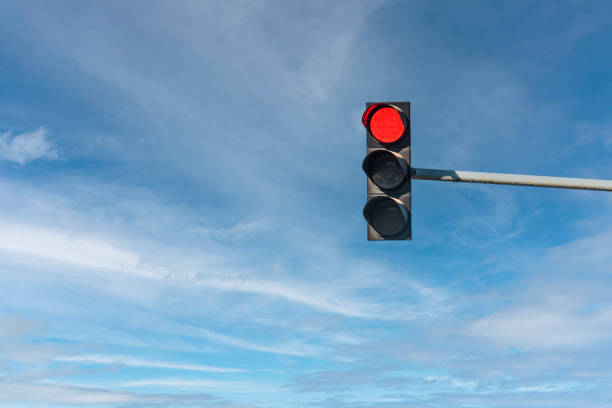
#> input picture YOLO_Detection_Model/images/red.jpg, 612 x 408 px
$ python -i detection_model.py   (imports and definitions only)
#> lines starting #> are read from the running program, lines starting #| are printed output that depends on the picture; after the words box and inside, x2 and y2 are one past the last pixel; in counts of white or black regions, pixels touching at a corner belong together
#> further down, picture is the input picture: shape (408, 612, 3); mean B, G, R 196.1, 160.7, 117.7
import cv2
import numpy as np
from ultralytics import YOLO

# Load the YOLO model (pretrained on COCO, includes traffic light class)
# [1 line that did not run here, left out]

def get_light_state(cropped_img):
    """
    Detects the light color (red, yellow, or green) from a cropped traffic light image.
    Uses HSV color space with brightness filtering to avoid casing influence.
    """

    # Convert to HSV
    hsv = cv2.cvtColor(cropped_img, cv2.COLOR_BGR2HSV)
#> hsv: shape (408, 612, 3); mean H, S, V 103, 106.2, 197.1

    # Define HSV ranges for bright colors
    red_lower1 = np.array([0, 80, 150])
    red_upper1 = np.array([10, 255, 255])
    red_lower2 = np.array([160, 80, 150])
    red_upper2 = np.array([179, 255, 255])

    yellow_lower = np.array([15, 80, 150])
    yellow_upper = np.array([35, 255, 255])

    green_lower = np.array([40, 80, 150])
    green_upper = np.array([90, 255, 255])

    # Create masks
    mask_red = cv2.bitwise_or(cv2.inRange(hsv, red_lower1, red_upper1),
                              cv2.inRange(hsv, red_lower2, red_upper2))
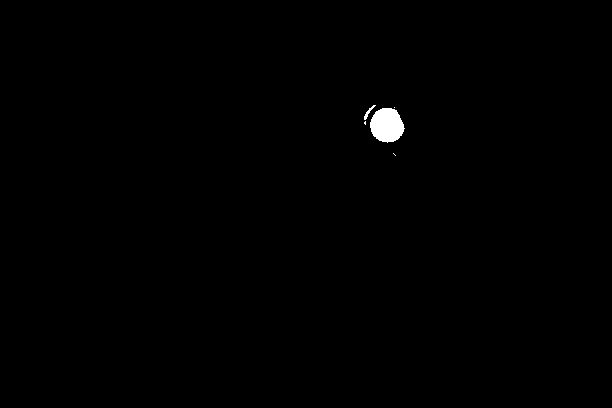
#> mask_red: shape (408, 612); 0.39% white; 5 white regions (3 under 20 px), largest, box (x1, y1, x2, y2) and area: (370, 108, 405, 143) 917, (364, 105, 376, 120) 47
    mask_yellow = cv2.inRange(hsv, yellow_lower, yellow_upper)
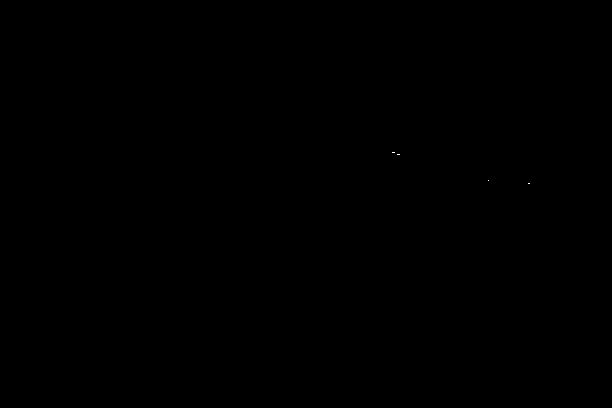
#> mask_yellow: shape (408, 612); 0% white in thin lines or dots, all inside (x1, y1, x2, y2) = (392, 152, 530, 184)
    mask_green = cv2.inRange(hsv, green_lower, green_upper)
#> mask_green: shape (408, 612); every value is 0

    # Focus only on bright circular zones (reduce background/casing noise)
    brightness = cv2.split(hsv)[2]
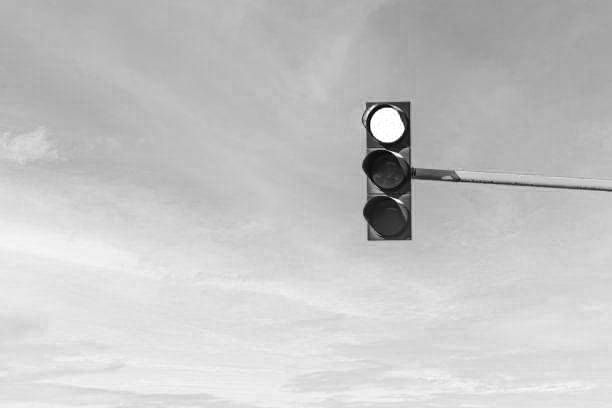
#> brightness: shape (408, 612); min 2, max 255, mean 197.1
    bright_mask = cv2.inRange(brightness, 180, 255)
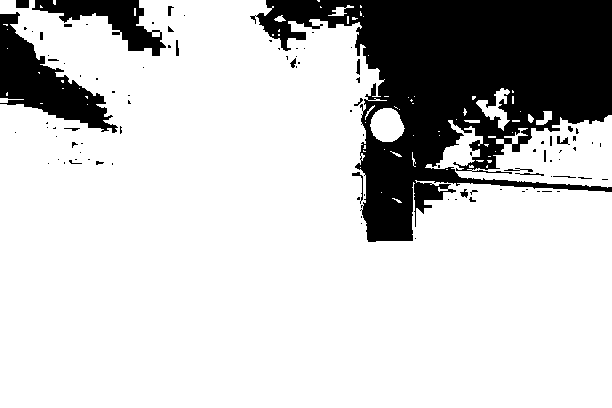
#> bright_mask: shape (408, 612); 79.2% white; 97 black regions (73 under 20 px), largest, box (x1, y1, x2, y2) and area: (250, 0, 612, 242) 42424, (0, 12, 118, 133) 5545, (32, 0, 166, 56) 2821

    mask_red = cv2.bitwise_and(mask_red, bright_mask)
#> mask_red: shape (408, 612); 0.37% white; 4 white regions (2 under 20 px), largest, box (x1, y1, x2, y2) and area: (370, 108, 405, 142) 896, (365, 105, 375, 120) 31
    mask_yellow = cv2.bitwise_and(mask_yellow, bright_mask)
#> mask_yellow: shape (408, 612); 0% white in thin lines or dots, all inside (x1, y1, x2, y2) = (392, 152, 400, 155)
    mask_green = cv2.bitwise_and(mask_green, bright_mask)

    # Count non-zero pixels (intensity of each color)
    red_pixels = cv2.countNonZero(mask_red)
#> red_pixels = 929
    yellow_pixels = cv2.countNonZero(mask_yellow)
#> yellow_pixels = 6
    green_pixels = cv2.countNonZero(mask_green)
#> green_pixels = 0

    # Determine which color dominates
    max_val = max(red_pixels, yellow_pixels, green_pixels)
#> max_val = 929

    if max_val < 30:  # No strong light detected
        return "Unknown"
    elif max_val == red_pixels:
        return "Red Light"
    elif max_val == yellow_pixels:
        return "Yellow Light"
    else:
        return "Green Light"


# [28 lines left out: function detect_traffic_lights, not called in this run]


# Example usage
# [1 line not run here, left out]

>>> import cv2
>>> picture = cv2.imread('images/red.jpg')
>>> result = get_light_state(picture)
#> result = 'Red Light'

$ run again, on YOLO_Detection_Model/images/green-light.jpg
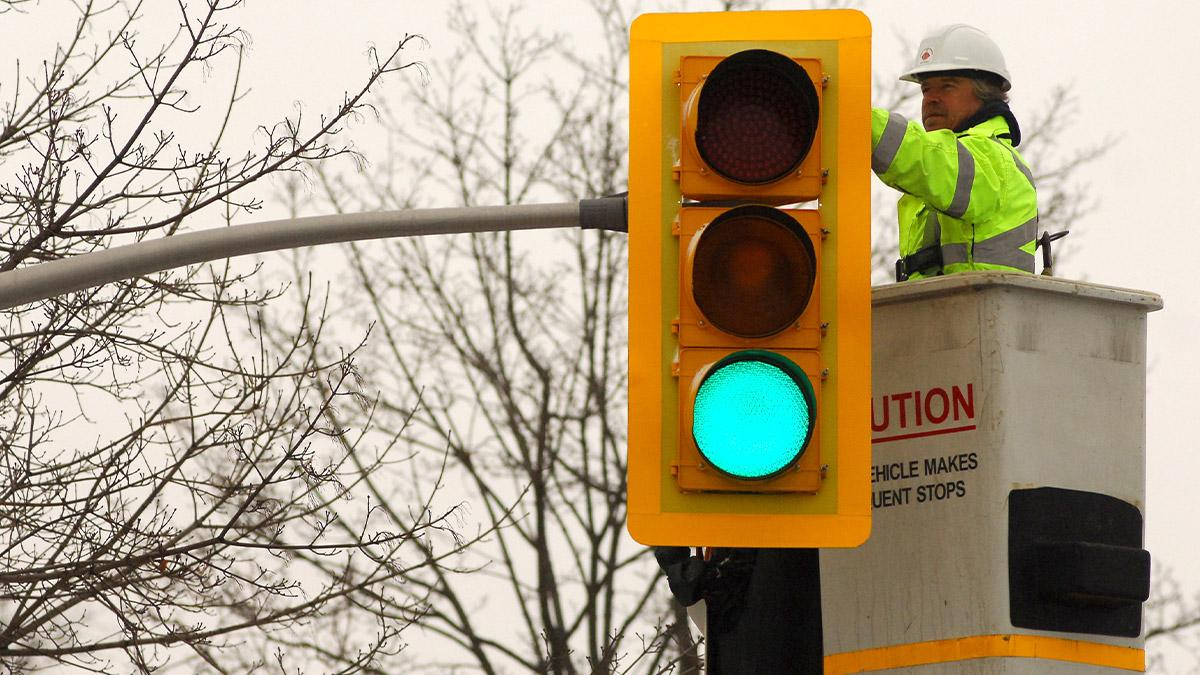
#> input picture YOLO_Detection_Model/images/green-light.jpg, 1200 x 675 px
#> picture is the input picture: shape (675, 1200, 3); mean B, G, R 133.4, 160, 173.7
#> hsv: shape (675, 1200, 3); mean H, S, V 21.3, 76.6, 177.6
#> in get_light_state, `mask_yellow = cv2.inRange(hsv, yellow_lower, yellow_upper)`:
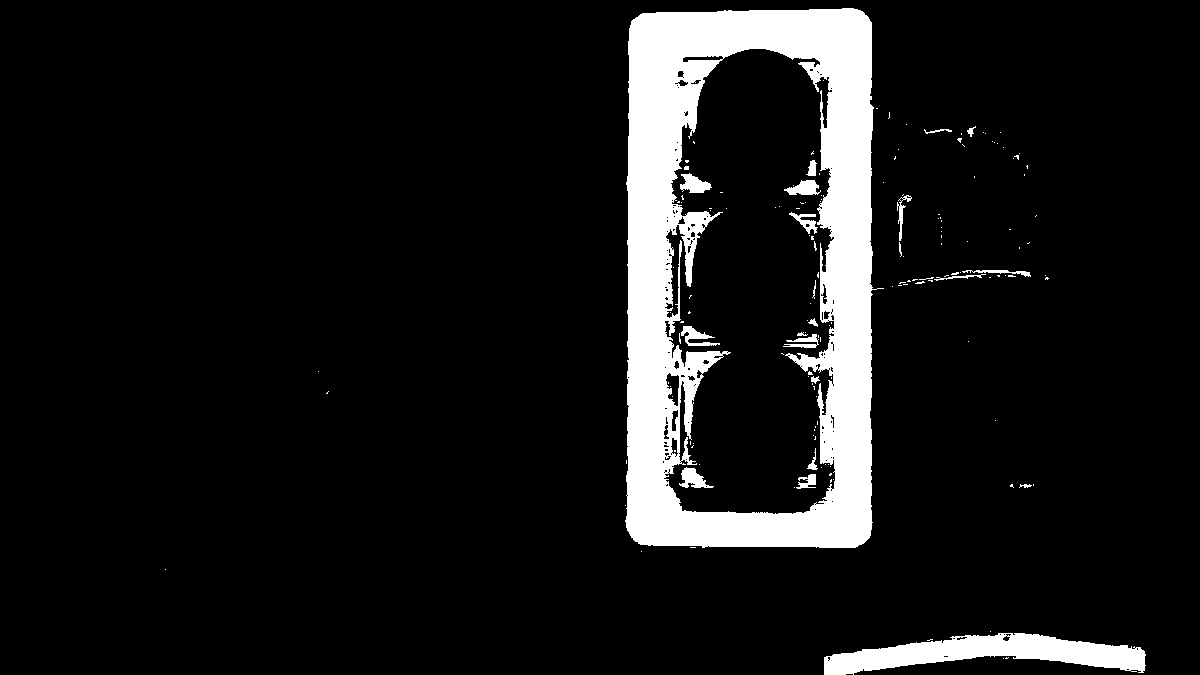
#> mask_yellow: shape (675, 1200); 9.6% white; 159 white regions (137 under 20 px), largest, box (x1, y1, x2, y2) and area: (625, 8, 884, 548) 67123, (824, 633, 1146, 675) 7124, (680, 173, 712, 193) 383
#> bright_mask: shape (675, 1200); 57.7% white; 719 black regions (651 under 20 px), largest, box (x1, y1, x2, y2) and area: (0, 0, 1200, 675) 267769, (660, 49, 838, 515) 65162, (843, 655, 1146, 675) 3780
#> in get_light_state, `mask_green = cv2.bitwise_and(mask_green, bright_mask)`:
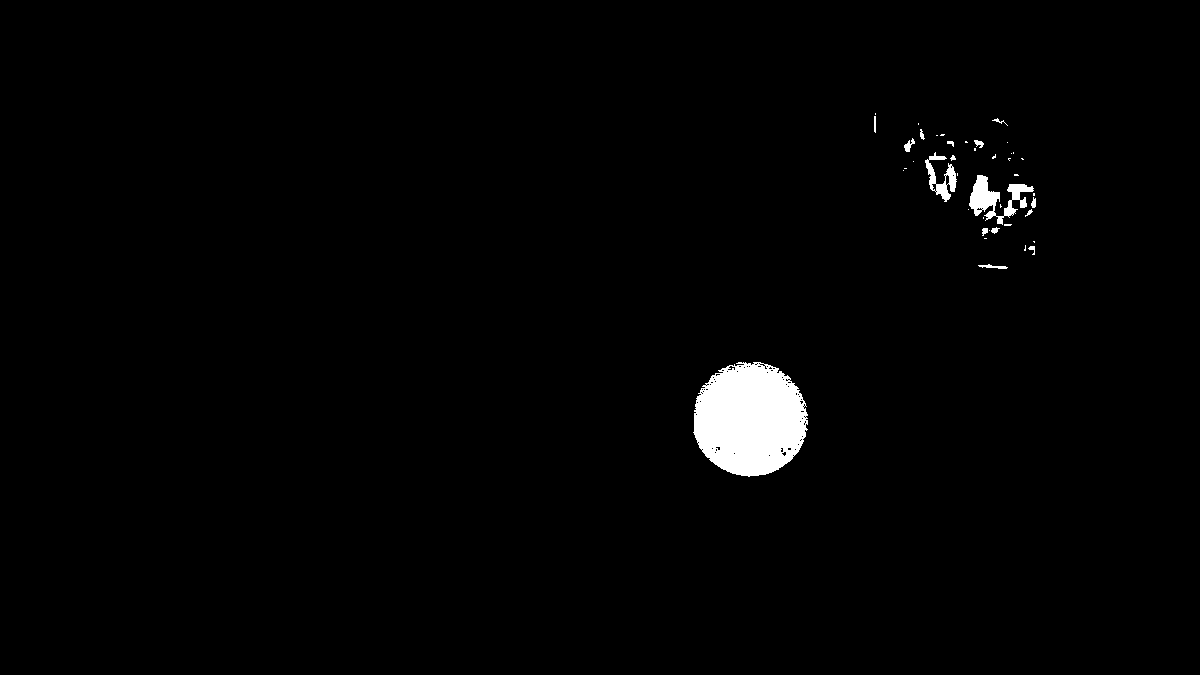
#> mask_green: shape (675, 1200); 1.6% white; 42 white regions (26 under 20 px), largest, box (x1, y1, x2, y2) and area: (693, 362, 808, 477) 10106, (969, 175, 1034, 225) 1253, (925, 152, 957, 202) 610
#> red_pixels = 25
#> yellow_pixels = 59540
#> green_pixels = 12577
#> max_val = 59540
#> result = 'Yellow Light'

$ run again, on YOLO_Detection_Model/images/green.jpg
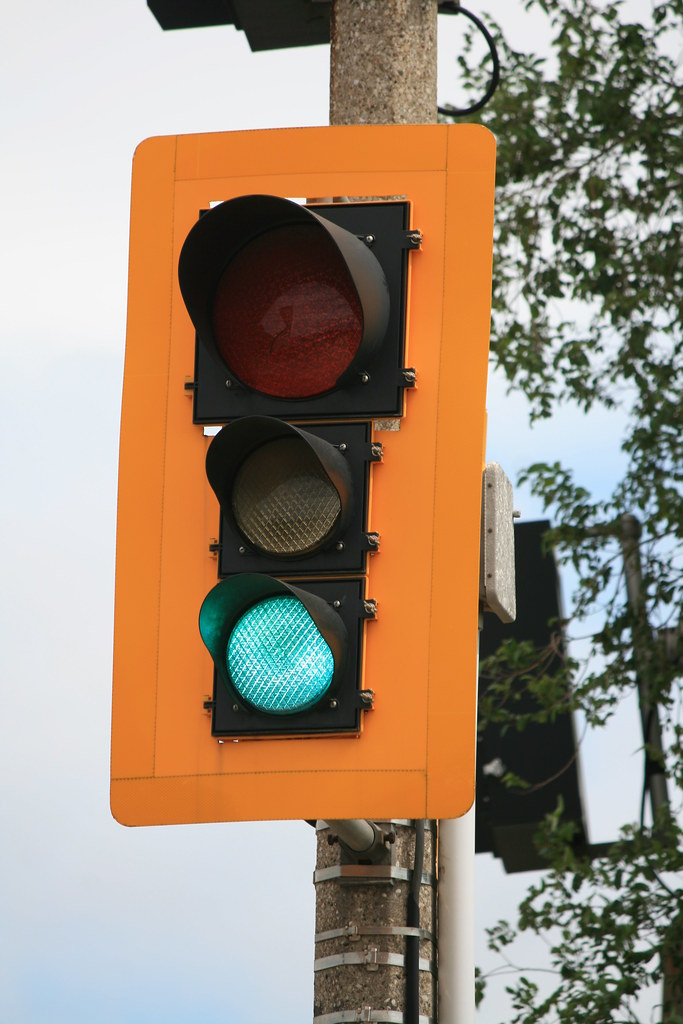
#> input picture YOLO_Detection_Model/images/green.jpg, 683 x 1024 px
#> picture is the input picture: shape (1024, 683, 3); mean B, G, R 122, 141.4, 160
#> hsv: shape (1024, 683, 3); mean H, S, V 56.8, 81.7, 168.8
#> in get_light_state, `mask_red = cv2.bitwise_or(cv2.inRange(hsv, red_lower1, red_upper1), cv..`:
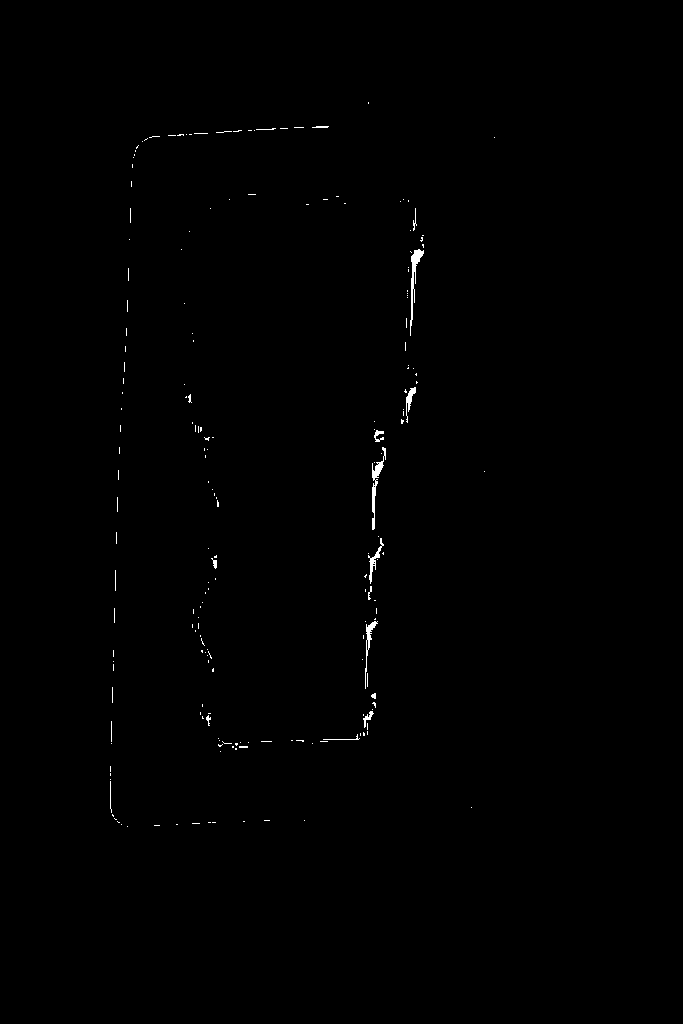
#> mask_red: shape (1024, 683); 0.34% white in thin lines or dots, all inside (x1, y1, x2, y2) = (110, 102, 495, 827)
#> bright_mask: shape (1024, 683); 60.5% white; 388 black regions (359 under 20 px), largest, box (x1, y1, x2, y2) and area: (146, 0, 683, 1024) 151860, (178, 194, 422, 750) 92895, (303, 795, 458, 1024) 27987
#> in get_light_state, `mask_green = cv2.bitwise_and(mask_green, bright_mask)`:
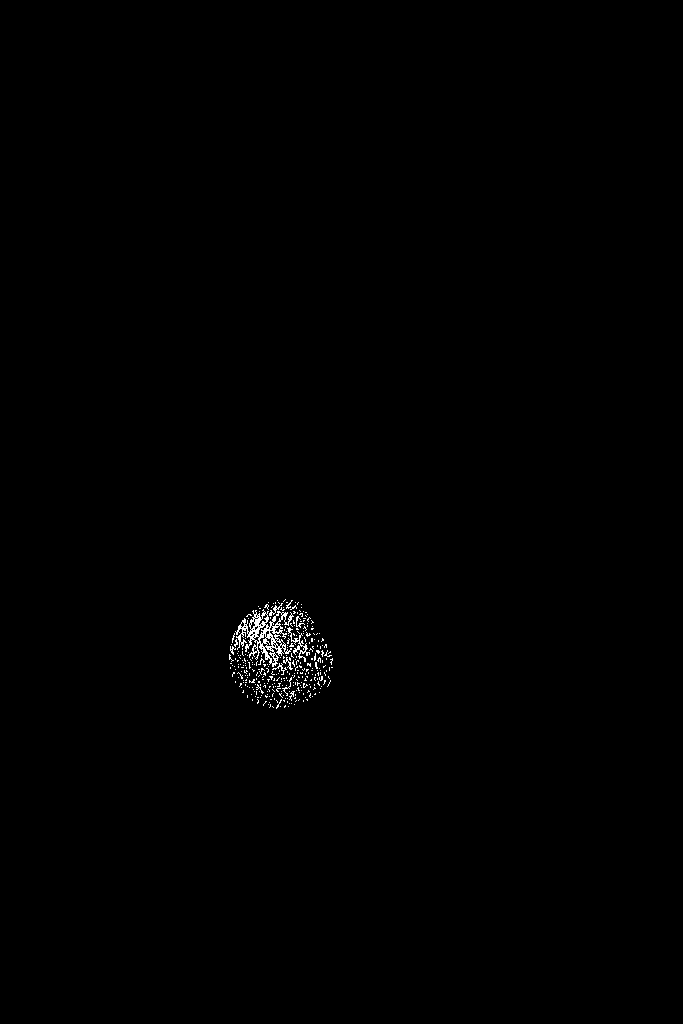
#> mask_green: shape (1024, 683); 0.38% white in thin lines or dots, all inside (x1, y1, x2, y2) = (229, 599, 333, 709)
#> red_pixels = 1849
#> yellow_pixels = 1936
#> green_pixels = 2668
#> result = 'Green Light'
